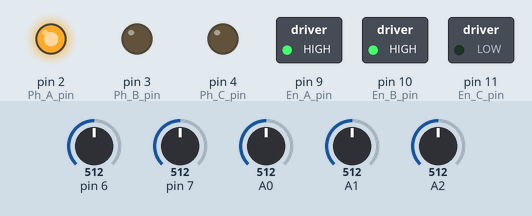
Simulated run of this sketch. Board: Arduino Uno, built with avr-gcc and run on an emulated ATmega328P. Shown: switched loads named in the sketch (green lamp = pin HIGH), output pins drawn as LEDs (lit = HIGH). Inputs (shaded band) come from the test bench; at power-on: pin 6 = 512, A2 = 512, A0 = 512, pin 7 = 512, A1 = 512. What the sketch prints to the serial monitor is not drawn.

Above: at 9.4 s.
9.5 s: pin 6 set to 526
At 10.7 s:
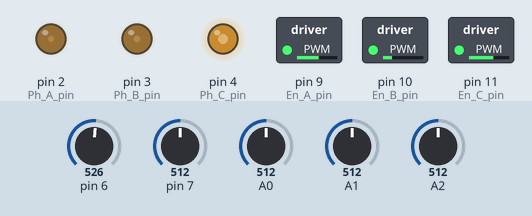
11.0 s: A2 set to 533
At 12.2 s:
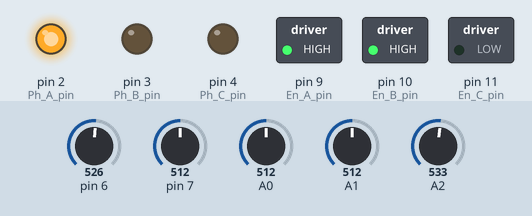
12.5 s: A2 set to 511
At 13.0 s:
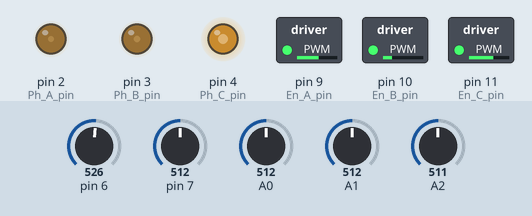
14.0 s: A0 set to 716
At 14.6 s:
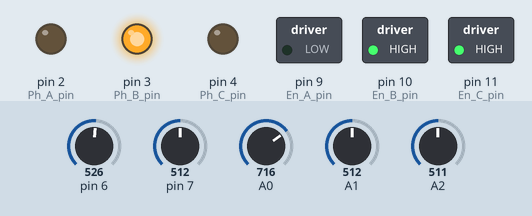
Timing chart, 0 to 16.5 s (numbered marks = the images above; inputs shaded):
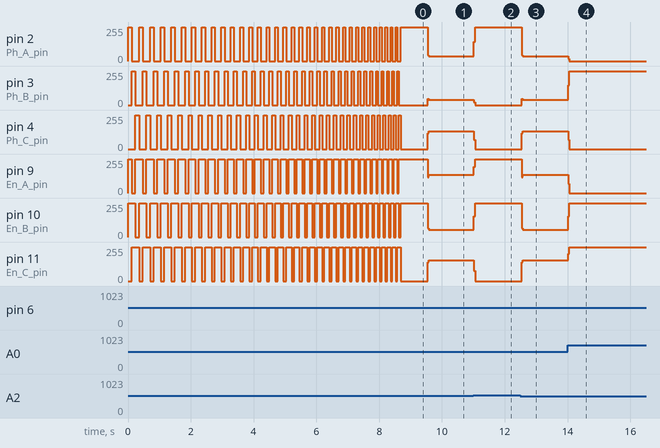

The sketch:

BrushlessMotorController_L293D.ino
```cpp
// (licence header left out)
/* Tested with Arduino Uno.
 *
 * This runs the motor in full voltage and does not have a PWM voltage control.
 *
 * Intended to be used with 12V hard drive motors. DO-NOT use this code/circuit
 * with an RC Brushless motor.
 *
 * Make sure you power all the ciruits with an SMPS which shuts down when there is
 * a current surge. DO-NOT run this with a LiPo battery. If there are shot-circuits,
 * you'll end up with a lot of damage.
 *
 * DO_NOT run the motor without the 100uF capacitor shown in the schematic,
 * you'll kill the L293Ds very soon!
 */

#define En_A_pin 9
#define En_B_pin 10
#define En_C_pin 11

#define Ph_A_pin 2
#define Ph_B_pin 3
#define Ph_C_pin 4

#define Ph_A 0
#define Ph_B 1
#define Ph_C 2

char disableMosfets = 0; // Set this to 1 to disable all the mosfets

void setup() {
  // Set these pins as output
  pinMode(En_A_pin, OUTPUT);
  pinMode(En_B_pin, OUTPUT);
  pinMode(En_C_pin, OUTPUT);

  pinMode(Ph_A_pin, OUTPUT);
  pinMode(Ph_B_pin, OUTPUT);
  pinMode(Ph_C_pin, OUTPUT);

  Serial.begin(115200);
}

void waitBEMF(int BEMF_n) {
  ADMUX = BEMF_n; //Set the mux to the required.
  digitalRead(9); //Dummy read to spend 2
  digitalRead(9); //Dummy read to spend 2
  while (!(ACSR & (1 << ACO))); //Wait till the comparator changes from 0 to 1
}

void setPhases(int Ph_high, int Ph_low) {
  //Set all the Enable pins on L293D to low
  digitalWrite(En_A_pin, LOW);
  digitalWrite(En_B_pin, LOW);
  digitalWrite(En_C_pin, LOW);

  //Set all the Phase control pins on L293D to low
  digitalWrite(Ph_A_pin, LOW);
  digitalWrite(Ph_B_pin, LOW);
  digitalWrite(Ph_C_pin, LOW);

  if (!disableMosfets) {
    switch (Ph_high) {
      case Ph_A:
        digitalWrite(En_A_pin, HIGH);
        digitalWrite(Ph_A_pin, HIGH);
        break;
      case Ph_B:
        digitalWrite(En_B_pin, HIGH);
        digitalWrite(Ph_B_pin, HIGH);
        break;
      case Ph_C:
        digitalWrite(En_C_pin, HIGH);
        digitalWrite(Ph_C_pin, HIGH);
        break;
    }
    switch (Ph_low) {
      case Ph_A:
        digitalWrite(En_A_pin, HIGH);
        digitalWrite(Ph_A_pin, LOW);
        break;
      case Ph_B:
        digitalWrite(En_B_pin, HIGH);
        digitalWrite(Ph_B_pin, LOW);
        break;
      case Ph_C:
        digitalWrite(En_C_pin, HIGH);
        digitalWrite(Ph_C_pin, LOW);
        break;
    }
  }
}

void mydelay(long del) {
  for (int i = 0; i < del / 16000; i++) {
    delayMicroseconds(16000);
  }
  delayMicroseconds(del % 16000);
}

void runMotor() {
  /* Run the motor in half step mode. Switching sequence:
      Positive    Negative    Open
         A           B          C
         B           C          A
         C           A          B
  */
  while (1) {
    setPhases(Ph_A, Ph_B);
    waitBEMF(Ph_C);
    setPhases(Ph_B, Ph_C);
    waitBEMF(Ph_A);
    setPhases(Ph_C, Ph_A);
    waitBEMF(Ph_B);
    Serial.println('b');
  }
}

void setupComparator() {
  // Clear the ADC settings and Enable Comparator
  ADCSRB = 0b01000000;
  ADCSRA = 0;
}

void test_phases() {
  setPhases(Ph_B, Ph_C);
  while (1) {
    ADMUX = Ph_A;
    digitalRead(9);
    digitalRead(9);
    Serial.println((ACSR & (1 << ACO)));
  }
}

void startMotor(){
  long del = 120000; //Set this depending on the motor.
  while((del-=2000) > 50000){
    setPhases(Ph_A, Ph_B);
    mydelay(del);
    setPhases(Ph_B, Ph_C);
    mydelay(del);
    setPhases(Ph_C, Ph_A);
    mydelay(del);
  }
}

void loop() {
  setupComparator();
  //test_phases();

  startMotor();
  runMotor();
}
```

Measured:
- the behaviour switches between 512 and 513 on pin 6 (found by bisection; images 0 and 1)
- the behaviour switches between 525 and 526 on A2 (found by bisection; images 1 and 2)
- after the input at 9.5 s, pin 2 (Ph_A_pin): 255/255 → 36/255 at once; pin 3 (Ph_B_pin): 0/255 → 40/255 at once; pin 4 (Ph_C_pin): 0/255 → 135/255 at once; pin 9 (En_A_pin): 255/255 → 138/255 at once; pin 10 (En_B_pin): 255/255 → 56/255 at once
- after the input at 11.0 s, pin 2 (Ph_A_pin): 36/255 → 255/255 at once; pin 3 (Ph_B_pin): 40/255 → 0/255 at once; pin 4 (Ph_C_pin): 135/255 → 0/255 at once; pin 9 (En_A_pin): 138/255 → 255/255 at once; pin 10 (En_B_pin): 56/255 → 255/255 at once
- after the input at 12.5 s, pin 2 (Ph_A_pin): 255/255 → 36/255 at once; pin 3 (Ph_B_pin): 0/255 → 40/255 at once; pin 4 (Ph_C_pin): 0/255 → 135/255 at once; pin 9 (En_A_pin): 255/255 → 138/255 at once; pin 10 (En_B_pin): 255/255 → 56/255 at once
- after the input at 14.0 s, pin 2 (Ph_A_pin): 36/255 → 0/255 at once; pin 3 (Ph_B_pin): 40/255 → 255/255 at once; pin 4 (Ph_C_pin): 135/255 → 0/255 at once; pin 9 (En_A_pin): 138/255 → 0/255 at once; pin 10 (En_B_pin): 56/255 → 255/255 at once
- by itself, pin 2 (Ph_A_pin): repeats every 0.35 s: 0/255 0.24 s, 255/255 0.12 s, until it stays 255/255 from 8.7 s
- by itself, pin 3 (Ph_B_pin): repeats every 0.35 s: 0/255 0.23 s, 255/255 0.12 s, until it stays 0/255 from 8.6 s
